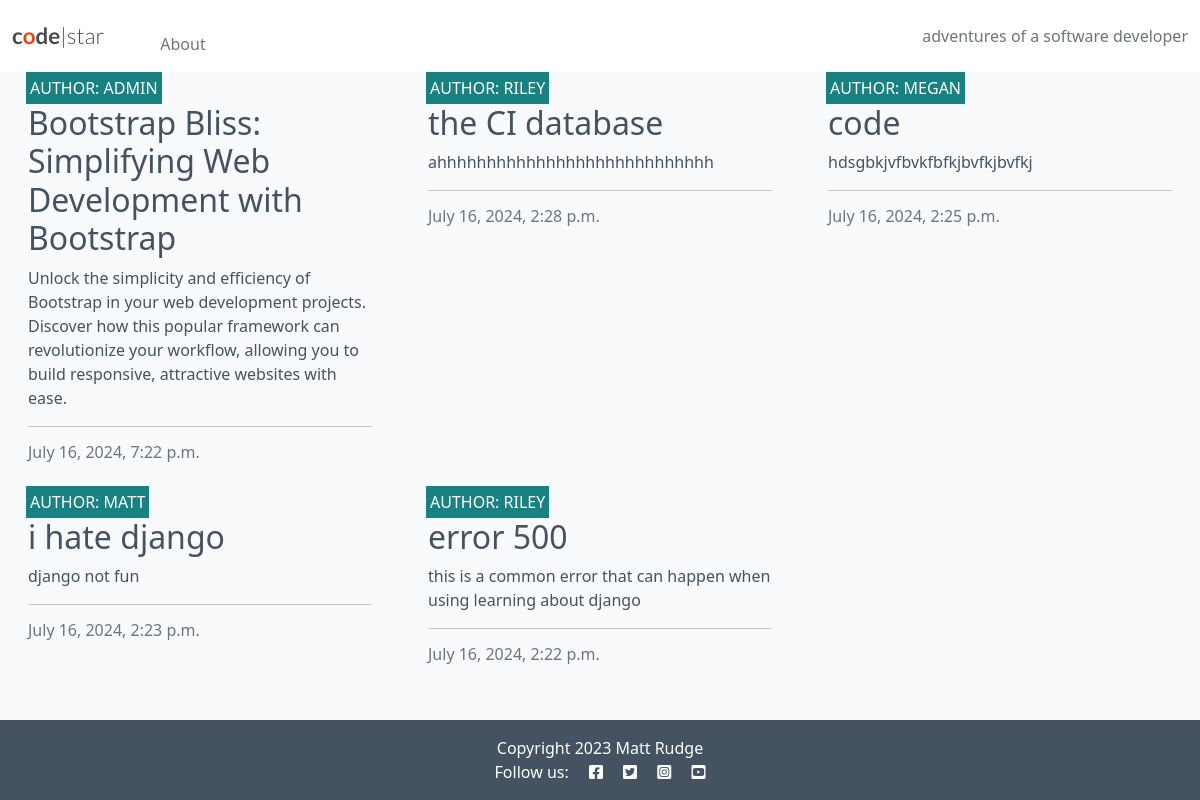
The app's page /, older data.
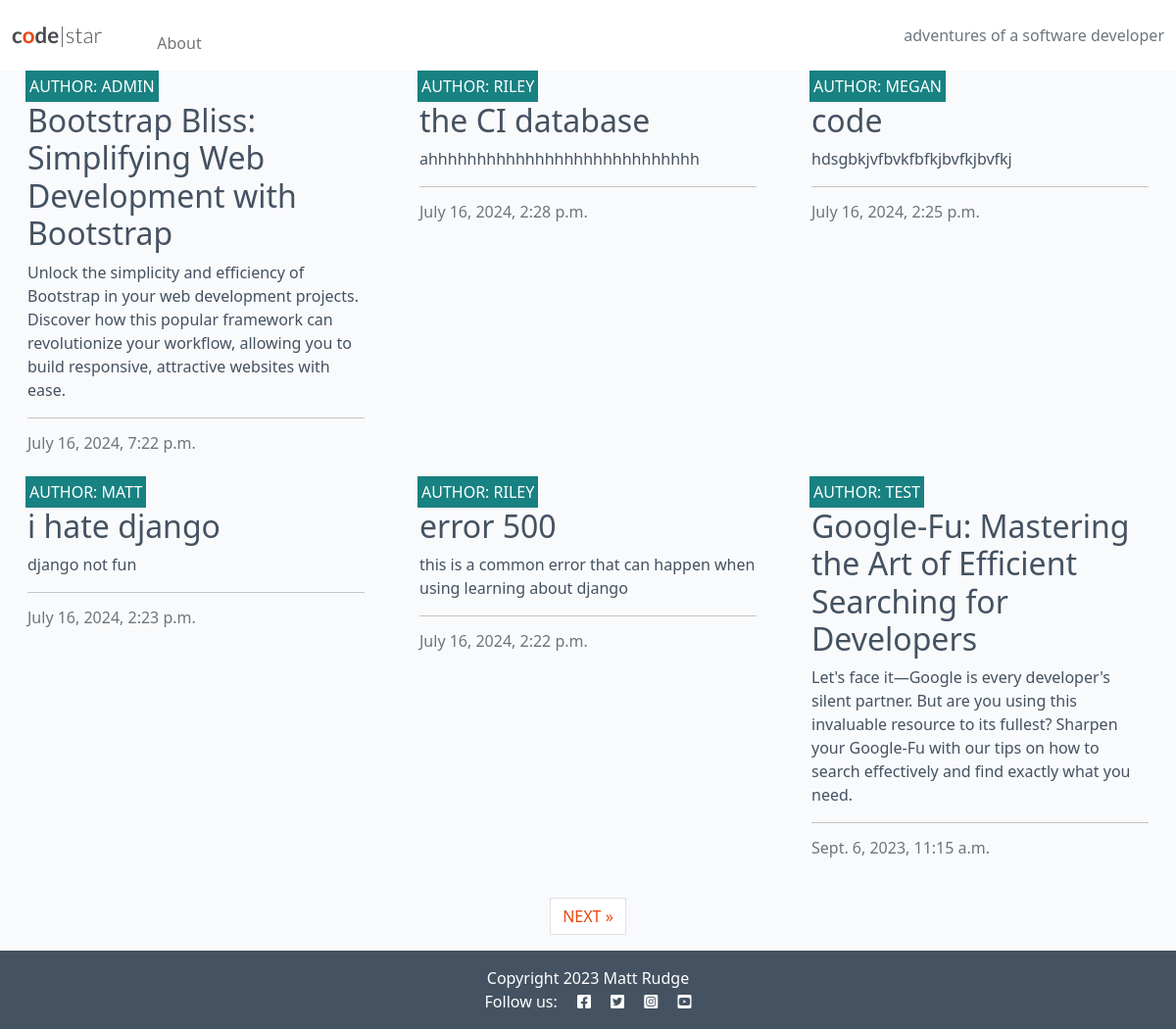
The same page, newer data.
### blog/models.py (models this page shows, shortened)
class Post(models.Model):
    title = models.CharField(max_length=200, unique=True)
    slug = models.SlugField(max_length=200, unique=True)
    author = models.ForeignKey(
        User,
        on_delete=models.CASCADE,
        related_name="blog_posts"
    )
    content = models.TextField()
    created_on = models.DateTimeField(auto_now_add=True)
    status = models.IntegerField(choices=STATUS, default=0)
    excerpt = models.TextField(blank=True)
    updated_on = models.DateTimeField(auto_now=True)
    class Meta:
        ordering = ["-created_on"]

### blog/views.py (the view)
# urls.py: path('', views.PostList.as_view(), name='home'),
class PostList(generic.ListView):
    queryset = Post.objects.filter(status=1)
    template_name = "blog/index.html"
    paginate_by = 6

### blog/templates/blog/index.html
{% extends "base.html" %}
{% block content %}
<div class="container-fluid">
    <div class="row">
        <div class="col-12 mt-3 left">
            <div class="row">
                {% for post in post_list %}
                <div class="col-md-4">
                    <div class="card mb-4">
                        <div class="card-body">
                            <div class="image-container">
                                <div class="image-flash">
                                    <p class="author">Author: {{ post.author }}</p>
                                </div>
                            </div>
                            <a href="{% url 'post_detail' post.slug %}" class="post-link">
                                <h2 class="card-title">{{ post.title }}</h2>
                                <p class="card-text">{{ post.excerpt }}</p>
                            </a>
                            <hr />
                            <p class="card-text text-muted h6">{{ post.created_on}}
                            </p>
                        </div>
                    </div>
                </div>
                {% if forloop.counter|divisibleby:3 %}
            </div>
            <div class="row">
                {% endif %}
                {% endfor %}
            </div>
        </div>
    </div>
    {% if is_paginated %}
    <nav aria-label="Page navigation">
        <ul class="pagination justify-content-center">
            {% if page_obj.has_next %}
            <li><a href="?page={{ page_obj.next_page_number }}" class="page-link"> NEXT &raquo;</a></li>
            {% endif %}
        </ul>
    </nav>
    {% endif %}
</div>
{% endblock %}
{% block copyright %}
    Copyright 2023 Matt Rudge
{% endblock %}

Row changes from the older to the newer data that the page shows:
added Post: author "TEST", title "Google-Fu: Mastering the Art of Efficient Searching for Developers", excerpt "Let's face it—Google is every developer's silent partner. But are you using this invaluable resource to its fullest? Sharpen your Google-Fu with our tips on how to search effectively and find exactly what you need.", created_on "Sept. 6, 2023, 11:15 a.m."
Text that changed along with them:
text now shown: "NEXT »"
